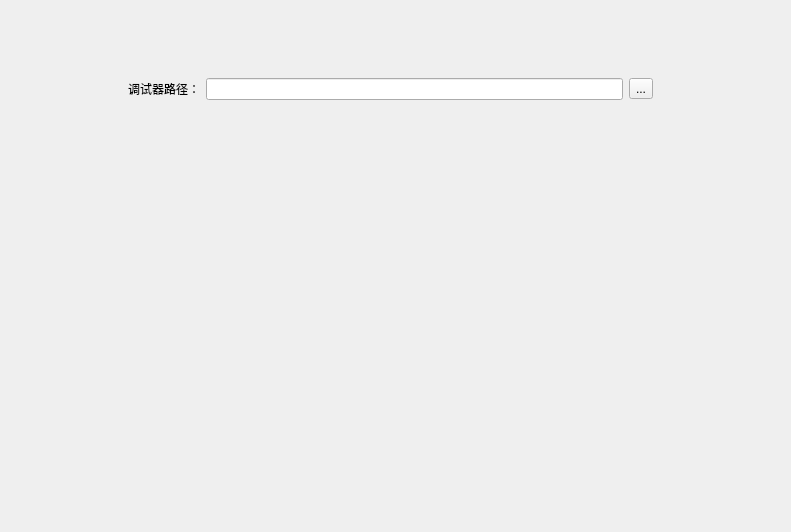
<?xml version="1.0" encoding="UTF-8"?>
<ui version="4.0">
 <class>debugConfigWidget</class>
 <widget class="QWidget" name="debugConfigWidget">
  <property name="geometry">
   <rect>
    <x>0</x>
    <y>0</y>
    <width>791</width>
    <height>532</height>
   </rect>
  </property>
  <property name="windowTitle">
   <string>Form</string>
  </property>
  <layout class="QGridLayout" name="gridLayout_2">
   <item row="0" column="1">
    <spacer name="verticalSpacer_2">
     <property name="orientation">
      <enum>Qt::Vertical</enum>
     </property>
     <property name="sizeType">
      <enum>QSizePolicy::Fixed</enum>
     </property>
     <property name="sizeHint" stdset="0">
      <size>
       <width>20</width>
       <height>58</height>
      </size>
     </property>
    </spacer>
   </item>
   <item row="1" column="0">
    <spacer name="horizontalSpacer">
     <property name="orientation">
      <enum>Qt::Horizontal</enum>
     </property>
     <property name="sizeType">
      <enum>QSizePolicy::Fixed</enum>
     </property>
     <property name="sizeHint" stdset="0">
      <size>
       <width>108</width>
       <height>20</height>
      </size>
     </property>
    </spacer>
   </item>
   <item row="1" column="1">
    <widget class="QWidget" name="widget" native="true">
     <layout class="QGridLayout" name="gridLayout">
      <item row="0" column="0">
       <widget class="QLabel" name="debugerLabel">
        <property name="text">
         <string>调试器路径：</string>
        </property>
       </widget>
      </item>
      <item row="0" column="1">
       <widget class="QLineEdit" name="debugerLineEdit"/>
      </item>
      <item row="0" column="2">
       <widget class="QToolButton" name="debugerBtn">
        <property name="text">
         <string>...</string>
        </property>
       </widget>
      </item>
     </layout>
    </widget>
   </item>
   <item row="1" column="2">
    <spacer name="horizontalSpacer_2">
     <property name="orientation">
      <enum>Qt::Horizontal</enum>
     </property>
     <property name="sizeType">
      <enum>QSizePolicy::Fixed</enum>
     </property>
     <property name="sizeHint" stdset="0">
      <size>
       <width>118</width>
       <height>20</height>
      </size>
     </property>
    </spacer>
   </item>
   <item row="2" column="1">
    <spacer name="verticalSpacer">
     <property name="orientation">
      <enum>Qt::Vertical</enum>
     </property>
     <property name="sizeHint" stdset="0">
      <size>
       <width>20</width>
       <height>385</height>
      </size>
     </property>
    </spacer>
   </item>
  </layout>
 </widget>
 <resources/>
 <connections/>
</ui>
